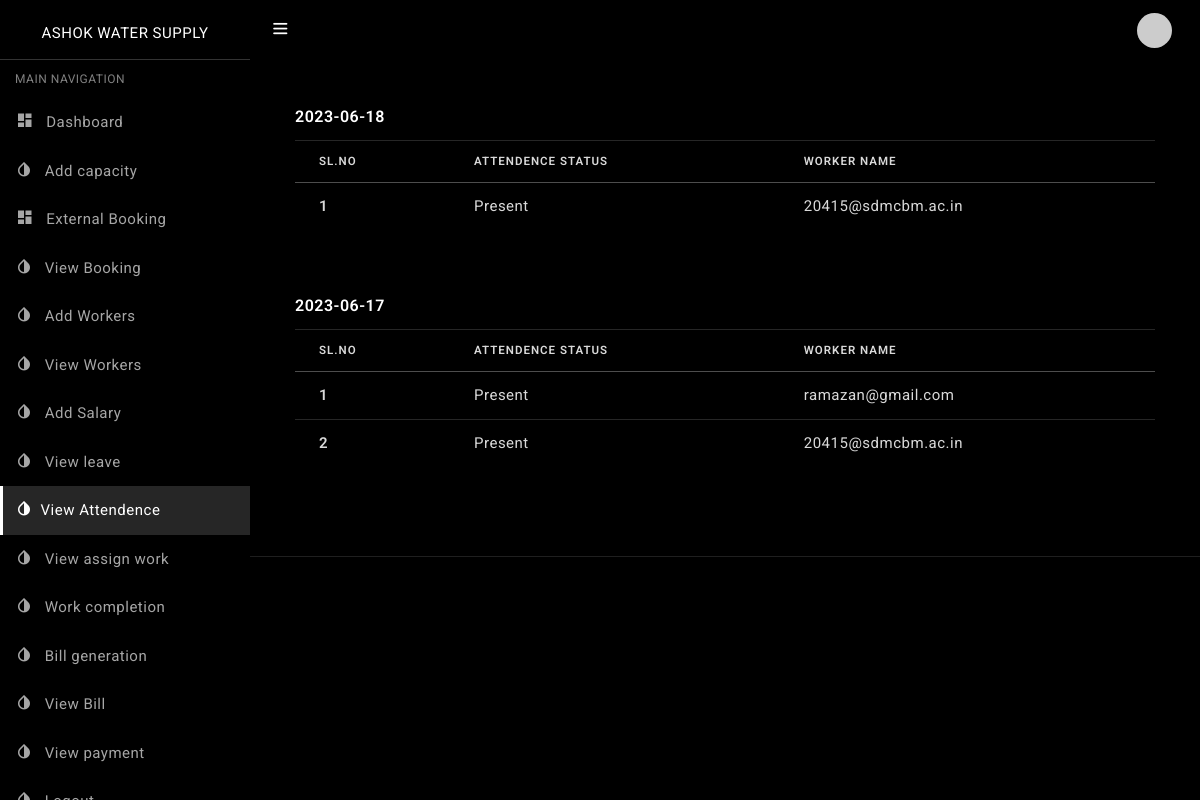
Page /admin/viewattendance.php on the committed database.
### tables this page shows
CREATE TABLE `attendence` (
  `id` int(30) NOT NULL,
  `date` date NOT NULL,
  `attn` varchar(500) NOT NULL,
  `wid` varchar(300) NOT NULL
);

### admin/viewattendance.php (the view, shortened to what this page needs)
<!DOCTYPE html>
<html lang="en">
<head>
  <link href="assets/css/pace.min.css" rel="stylesheet"/>
  <link href="assets/plugins/simplebar/css/simplebar.css" rel="stylesheet"/>
  <link href="assets/css/bootstrap.min.css" rel="stylesheet"/>
  <link href="assets/css/animate.css" rel="stylesheet" type="text/css"/>
  <link href="assets/css/icons.css" rel="stylesheet" type="text/css"/>
  <link href="assets/css/sidebar-menu.css" rel="stylesheet"/>
  <link href="assets/css/app-style.css" rel="stylesheet"/>
</head>
<body class="bg-theme bg-theme1">
 <div id="wrapper">
   <div id="sidebar-wrapper" data-simplebar="" data-simplebar-auto-hide="true">
     <div class="brand-logo">
      <a href="index.php">
       <h5 class="logo-text">Ashok Water Supply</h5>
     </a>
   </div>
   <ul class="sidebar-menu do-nicescrol">
      <li class="sidebar-header">MAIN NAVIGATION</li>
      <li>
        <a href="home.php">
          <i class="zmdi zmdi-view-dashboard"></i> <span>Dashboard</span>
        </a>
      </li>
	   <li>
        <a href="addcapacity.php">
          <i class="zmdi zmdi-invert-colors"></i> <span>Add capacity</span>
        </a>
      </li>
	  <li>
        <a href="extbook.php">
          <i class="zmdi zmdi-view-dashboard"></i> <span>External Booking</span>
        </a>
      </li>
	<li>
        <a href="viewbooking.php">
          <i class="zmdi zmdi-invert-colors"></i> <span>View Booking</span>
        </a>
      </li>
      <li>
        <a href="addworker.php">
          <i class="zmdi zmdi-invert-colors"></i> <span>Add Workers</span>
        </a>
      </li>
	   <li>
        <a href="viewworker.php">
          <i class="zmdi zmdi-invert-colors"></i> <span>View Workers</span>
        </a>
      </li>
	   <li>
        <a href="addsalary.php">
          <i class="zmdi zmdi-invert-colors"></i> <span>Add Salary</span>
        </a>
      </li>
	   <li>
        <a href="viewleave.php">
          <i class="zmdi zmdi-invert-colors"></i> <span>View leave</span>
        </a>
      </li>
	   <li>
        <a href="viewattendance.php">
          <i class="zmdi zmdi-invert-colors"></i><span>View Attendence</span>
        </a>
      </li>
	   <li>
        <a href="viewassign.php">
          <i class="zmdi zmdi-invert-colors"></i> <span>View assign work</span>
        </a>
      </li>
	   <li>
        <a href="workcompletion.php">
          <i class="zmdi zmdi-invert-colors"></i> <span>Work completion</span>
        </a>
      </li>
	   <li>
        <a href="billgeneration.php">
          <i class="zmdi zmdi-invert-colors"></i> <span>Bill generation</span>
        </a>
      </li>
	   <li>
        <a href="viewbill.php">
          <i class="zmdi zmdi-invert-colors"></i> <span>View Bill</span>
        </a>
      </li>
	   <li>
        <a href="viewpayment.php">
          <i class="zmdi zmdi-invert-colors"></i> <span>View payment</span>
        </a>
      </li>
	  <li>
        <a href="logout.php">
          <i class="zmdi zmdi-invert-colors"></i> <span>Logout</span>
        </a>
      </li>
    </ul>
   </div>
<header class="topbar-nav">
 <nav class="navbar navbar-expand fixed-top">
  <ul class="navbar-nav mr-auto align-items-center">
    <li class="nav-item">
      <a class="nav-link toggle-menu" href="javascript:void();">
       <i class="icon-menu menu-icon"></i>
     </a>
    </li>
  </ul>
    <ul class="navbar-nav align-items-center right-nav-link">
    <li class="nav-item">
      <a class="nav-link dropdown-toggle dropdown-toggle-nocaret" data-toggle="dropdown" href="#">
        <span class="user-profile"><img src="https://via.placeholder.com/110x110" class="img-circle" alt="user avatar"></span>
      </a>
    </li>
  </ul>
</nav>
</header>
  <div class="content-wrapper">
    <div class="container-fluid">
      <div class="row mt-3">
	  <?php
		include 'config.php';
		$sql1 = "select * from attendence group by date order by id desc";
		$result1 = mysqli_query($con,$sql1);
		$num1=mysqlI_num_rows($result1);
		if($num1 > 0)
		{
		while($row1 = mysqli_fetch_array($result1))
		{
		$date=$row1['date'];
		?>
        <div class="col-lg-12">
          <div class="card">
            <div class="card-body">
              <h5 class="card-title"><?php echo $date; ?></h5>
              <div class="table-responsive">
                <table class="table">
                  <thead>
                    <tr>
                      <th scope="col">Sl.no</th>
                      <th scope="col">Attendence Status</th>
                      <th scope="col">Worker Name</th>
                    </tr>
                  </thead>
                  <tbody>
					<?php
					include 'config.php';
					$sql = "select * from attendence where date='".$date."'";
					$result = mysqli_query($con,$sql);
					$num=mysqlI_num_rows($result);
					$sl=0;
					if($num > 0)
					{
					while($row1 = mysqli_fetch_array($result))
					{
					$sl+=1;
					$attn=$row1['attn'];
					$wid=$row1['wid'];
					?>
                    <tr>
                      <th scope="row"><?php echo $sl; ?></th>
                      <td><?php echo $attn; ?></td>
                      <td><?php echo $wid; ?></td>
                    </tr>
					<?php } } ?>
                  </tbody>
                </table>
              </div>
            </div>
          </div>
        </div>
		<?php
					}
					}
					?>
      </div>
    </div>
    </div>
	<footer class="footer">
    </footer>
  </div>
</body>
</html>

### admin/assets/css/sidebar-menu.css (style rules this page uses)
.sidebar-menu { list-style: none; margin: 0; padding: 0; background-color: transparent; }
.sidebar-menu>li { position: relative; margin: 0; padding: 0; }
.sidebar-menu>li>a { padding: 13px 5px 13px 15px; display: block; border-left: 3px solid transparent; color: rgba(255, 255, 255, 0.65); font-size: 15px; }
.sidebar-menu>li:hover>a, .sidebar-menu>li.active>a { color: #ffffff; background: rgba(255, 255, 255, 0.15); border-left-color: #ffffff; }
.sidebar-menu li.sidebar-header { padding: 10px 25px 10px 15px; font-size: 12px; color: rgba(255, 255, 255, 0.5); }
.sidebar-menu a { color: #b8c7ce; text-decoration: none; }

### rows in the picture
attendence: date "2023-06-18", attn "Present", wid "20415@sdmcbm.ac.in"
attendence: date "2023-06-17", attn "Present", wid "ramazan@gmail.com"
attendence: attn "Present", wid "20415@sdmcbm.ac.in"
